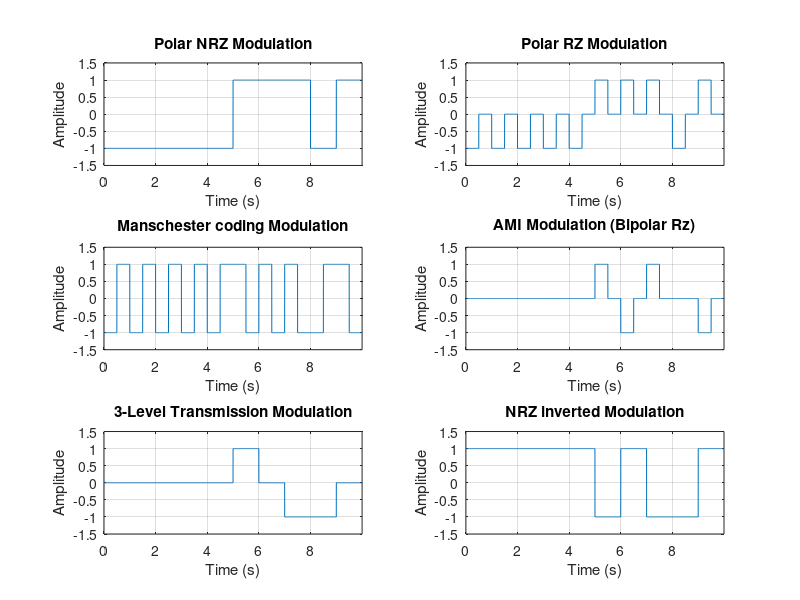

Write the MATLAB code that produced this figure. (Note: this script raises an error after producing the figure.)
clear;
clc;
 
seq = randi([0 1], 1, 10);

Rb = 1; % bit rate
Tb = 1/Rb; % bit duration
Fs = 500; % sampling frequency in Hz
f = 0:0.01:2*Rb; % frequency range
a = 1; % PSD amplitude

t = linspace(0, Tb*length(seq), length(seq)*Fs+1);
t = t(1:end-1); % remove the last point to make sure that t and y have
                % the same length
                
%----------------- polar NRZ ---------------%
for i = 1:length(seq)
    if seq(i) == 0
        y((i-1)*Fs+1:i*Fs) = -1;
    else
        y((i-1)*Fs+1:i*Fs) = 1;
    end
end

subplot(3, 2, 1);
plot(t, y);
grid on
axis([0 t(end) -1.5 1.5]);
xlabel('Time (s)');
ylabel('Amplitude');
title('Polar NRZ Modulation');
%----------------- polar NRZ ---------------%

%----------------- polar RZ ----------------%
for i = 1:length(seq)
  if seq(i) == 0
    y((i-1)*Fs+1:(i-0.5)*Fs) = -1;
    y((i-0.5)*Fs+1:i*Fs) = 0;
  else
    y((i-1)*Fs+1:(i-0.5)*Fs) = 1;
    y((i-0.5)*Fs+1:i*Fs) = 0;
  end
end

subplot(3, 2, 2);
plot(t, y);
grid on
axis([0 t(end) -1.5 1.5]);
xlabel('Time (s)');
ylabel('Amplitude');
title('Polar RZ Modulation');
%----------------- polar RZ ---------------%

%---------- Manschester coding ------------%
for i = 1:length(seq)
  if seq(i) == 1
    y((i-1)*Fs+1:(i-0.5)*Fs) = 1;
    y((i-0.5)*Fs+1:i*Fs) = -1;
  else
    y((i-1)*Fs+1:(i-0.5)*Fs) = -1;
    y((i-0.5)*Fs+1:i*Fs) = 1;
  end
end

subplot(3, 2, 3);
plot(t, y);
grid on
axis([0 t(end) -1.5 1.5]);
xlabel('Time (s)');
ylabel('Amplitude');
title('Manschester coding Modulation');
%--------- Manschester coding --------%

%----------------- AMI ---------------%
last_bit = 1; % will be used to check if the last 1-bit represented as 1 or -1

for i = 1:length(seq)
    if seq(i) == 0
        y((i-1)*Fs+1:i*Fs) = 0;
    else
        y((i-1)*Fs+1:(i-0.5)*Fs) = last_bit;
        y((i-0.5)*Fs+1:i*Fs) = 0;
        last_bit = -1 * last_bit;
    end
end

subplot(3, 2, 4);
plot(t, y);
grid on
axis([0 t(end) -1.5 1.5]);
xlabel('Time (s)');
ylabel('Amplitude');
title('AMI Modulation (Bipolar Rz)');
%----------------- AMI ---------------%

%------- 3-level transmission --------%
last_bit = 0;
alter = [1 0 -1 0];
j = 1;
for i = 1:length(seq)
    if seq(i) == 0
        y((i-1)*Fs+1:i*Fs) = last_bit;
    else
         y((i-1)*Fs+1:i*Fs) = alter(j);
         last_bit = alter(j);
         j = j + 1;
         if j > length(alter)
             j = 1;
         end
    end
end

subplot(3, 2, 5);
plot(t, y);
grid on
axis([0 t(end) -1.5 1.5]);
xlabel('Time (s)');
ylabel('Amplitude');
title('3-Level Transmission Modulation');
%------- 3-level transmission --------%

%--------------- NRZ inverted --------------%
last_bit = 1;

for i = 1:length(seq)
   if seq(i) == 0
       y((i-1)*Fs+1:i*Fs) = last_bit;
   else
       y((i-1)*Fs+1:i*Fs) = -1 * last_bit;
       last_bit = -1 * last_bit;
   end
end
 
subplot(3, 2, 6);
plot(t, y);
grid on
axis([0 t(end) -1.5 1.5]);
xlabel('Time (s)');
ylabel('Amplitude');
title('NRZ inverted Modulation');
%--------------- NRZ inverted --------------%

% Add super-title
seq_str = num2str(seq);
main_title = sprintf('Sequence: %s', seq_str);
sgtitle(main_title);

%----------------------------------
%           PSD plots
%----------------------------------
arg = f * Tb;
P_NRZ = (a^2) * Tb * sinc(arg) .* sinc(arg); 
P_RZ = (a^2 / 2) * ((sinc(arg/2)).* (sinc(arg/2)));
P_MAN = a^2 * Tb * (sinc(arg/2)).^2 .* (sin(pi*arg/2)).^2;
P_AMI = (((a^2) * Tb)/4) * (sinc(arg/2)).^2 .* (sin(pi * arg)).^2;
P_3LT = ((a^2)*Tb/4)*(sinc(arg/2)).^2 + ((1./(pi*arg)).^2) ...
    .*((sin(2*pi*arg)/2).^2) - ((a^2)*Tb/4)*(sinc(arg)).^2;
P_RZ_inv = ((a^2 * Tb) / 2) * (sinc(f * Tb)).^2 .* (1 + cos(pi * f * Tb));
    
figure(2)
hold on

plot(f,P_NRZ,'r', 'LineWidth', 1.5)
plot(f,P_RZ,'g', 'LineWidth', 1.5)
plot(f,P_MAN,'b', 'LineWidth', 1.5)
plot(f,P_AMI,'k', 'LineWidth', 1.5)
plot(f, P_3LT, 'm', 'LineWidth', 1.5)
plot(f, P_RZ_inv, 'c', 'LineWidth', 1.5)

grid on
xlabel('Frequency')
ylabel('Power Spectral Density')
title('PSD for the Line Codes')
legend('PSD for Polar NRZ Signal','PSD for polar RZ Signal',...
    'PSD for Manchester Signal', 'PSD for AMI',...
    'PSD for 3-level transmission', 'PSD for NRZ inverted');
